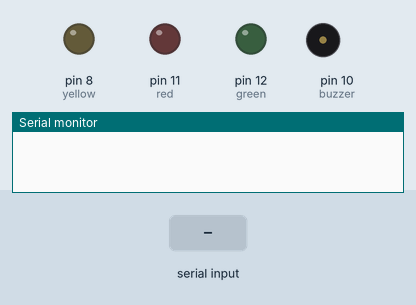
Recording of a sketch running on a simulated Arduino Uno, built with avr-gcc and run on an emulated ATmega328P. On the bench: output pins drawn as LEDs (lit = HIGH), buzzer (waves = sounding), the last lines printed to the serial monitor. The inputs (shaded band) are chosen by the test bench.

Above: at 1.2 s.
1.3 s: "R" received over Serial
At 1.6 s:
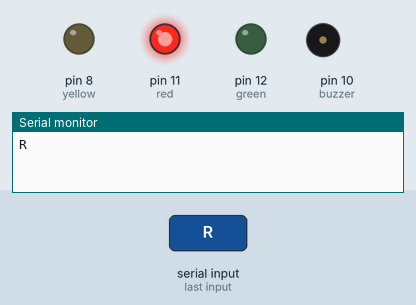
2.8 s: "G" received over Serial
At 3.9 s:
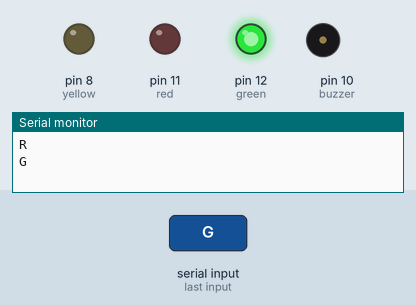
4.3 s: "Y" received over Serial
At 5.1 s:
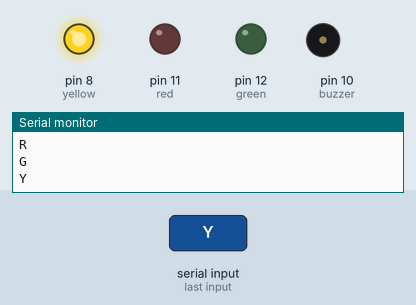
5.8 s: "1" received over Serial
At 5.9 s:
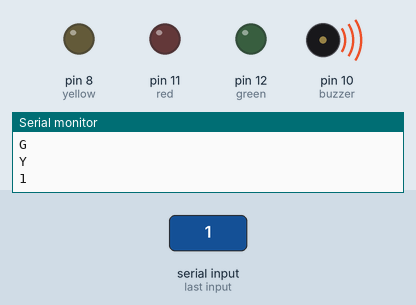
Timing chart, 0 to 8.5 s (numbered marks = the images above; inputs shaded):
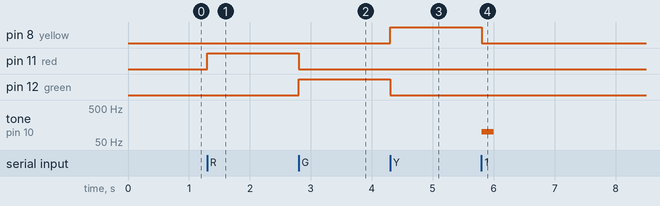

Measured:
- after the input at 1.3 s, pin 11 (red): LOW → HIGH at once
- after the input at 2.8 s, pin 11 (red): HIGH → LOW at once; pin 12 (green): LOW → HIGH at once
- after the input at 4.3 s, pin 8 (yellow): LOW → HIGH at once; pin 12 (green): HIGH → LOW at once
- after the input at 5.8 s, pin 8 (yellow): HIGH → LOW at once; tone on pin 10 (buzzer): silent → 100 Hz at once, → silent 0.20 s later

The sketch:

SERIAL.ino
```cpp
  int red = 11;
  int green = 12;
  int yellow = 8;
  int buzzer = 10;


void setup(){

  //Inicializando porta do arduino
  Serial.begin(9600);
  pinMode(red, OUTPUT);
  pinMode(green, OUTPUT);
  pinMode(yellow, OUTPUT);
  pinMode (buzzer, OUTPUT);
}

void acendeApagaLed ( int ledAceso , int ledApagado1, int ledApagado2){
    digitalWrite(ledAceso, HIGH);
    digitalWrite(ledApagado1, LOW);
    digitalWrite(ledApagado2, LOW);
}

void apagaTodosLed (){
    digitalWrite(red, LOW);
    digitalWrite(green, LOW);
    digitalWrite(yellow, LOW);
}
void loop() {


  //verifica se tem alguma informação que posa ser lida da porta serial
if  (Serial.available()>0){

    // lê a mensagem da porta serial
    char ch = Serial.read();
    Serial.println (ch);


    switch (ch) {
    case 'R':
      acendeApagaLed(11,12,8);
      break;
    case 'G':
      acendeApagaLed(12,11,8);
      break;
    case 'Y':
      acendeApagaLed(8,12,11);
      // default is optional
    break;
    default:
        apagaTodosLed();
        tone(buzzer, 100, 1000);
        delay(200);
        noTone(buzzer);
        delay(200);

  }


}
}

    // escrevea mensagem novamente na porta serial
```
